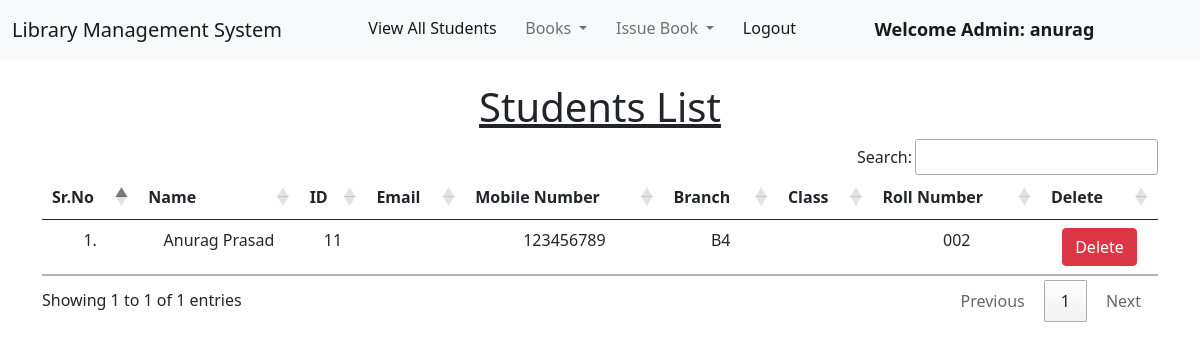
Page /view_students/ (signed in) on the committed database.
### library/models.py (models this page shows, shortened)
class Student(models.Model):
    user = models.OneToOneField(User, on_delete=models.CASCADE)
    hostel = models.CharField(max_length=10)
    branch = models.CharField(max_length=10)
    roll_no = models.CharField(max_length=3, blank=True)
    phone = models.CharField(max_length=10, blank=True)
    image = models.ImageField(upload_to="", blank=True)

### library/views.py (the view)
# urls.py: path("view_students/", views.view_students, name="view_students"),
@login_required(login_url = '/admin_login' )
def view_students(request):
    students = Student.objects.all()
    return render(request, "view_students.html", {'students':students})

### library/templates/view_students.html (shortened to what this page needs)
{% extends 'admin_navbar.html' %}
{% load static %}
{% block body %}
<div class="container mt-4">
    <h1 class="text-center"><u>Students List</u></h1>
    <table class="table table-hover" id="example">
        <thead>
            <tr class="text-center">
                <th>Sr.No</th>
                <th>Name</th>
                <th>ID</th>
                <th>Email</th>
                <th>Mobile Number</th>
                <th>Branch</th>
                <th>Class</th>
                <th>Roll Number</th>
                <th>Delete</th>
            </tr>
        </thead>
        <tbody>
            {% for student in students %}
            <tr class="text-center">
                <td>{{forloop.counter}}.</td>
                <td>{{student.user.get_full_name}}</td>
                <td>{{student.user.id}}</td>
                <td>{{student.user.email}}</td>
                <td>{{student.phone}}</td>
                <td>{{student.branch}}</td>
                <td>{{student.classroom}}</td>
                <td>{{student.roll_no}}</td>
                <td><a href="/delete_student/{{student.id}}/" class="btn btn-danger" onclick="return confirm('Are you sure you want to delete this student?')">Delete</a></td>
            </tr>
            {% endfor %}
        </tbody>
    </table>
    </div>
{% endblock %}

### library/templates/admin_navbar.html (shortened to what this page needs)
<!doctype html>
<html lang="en">
  <head>
    <link href="https://cdn.jsdelivr.net/npm/bootstrap@5.1.0/dist/css/bootstrap.min.css" rel="stylesheet">
    <link rel="stylesheet" href="https://cdn.datatables.net/1.10.25/css/jquery.dataTables.min.css">
    <link rel="stylesheet" href="https://cdn.datatables.net/buttons/1.7.1/css/buttons.dataTables.min.css">
  </head>
  <body>
    <nav class="navbar navbar-expand-lg navbar-light bg-light">
        <div class="container-fluid">
          <a class="navbar-brand" href="#"> Library Management System</a>
          <div class="collapse navbar-collapse" id="navbarSupportedContent">
            <ul class="navbar-nav me-auto mb-2 mb-lg-0">
              <li class="nav-item">
                <a class="nav-link active" aria-current="page" href="/view_students/">View All Students</a>
              </li>
              <li class="nav-item dropdown">
                <a class="nav-link dropdown-toggle" href="#" id="navbarDropdown" role="button" data-bs-toggle="dropdown" aria-expanded="false">
                  Books
                </a>
              </li>
              <li class="nav-item dropdown">
                <a class="nav-link dropdown-toggle" href="#" id="navbarDropdown" role="button" data-bs-toggle="dropdown" aria-expanded="false">
                  Issue Book
                </a>
              </li>
              <li class="nav-item">
                <a class="nav-link active" aria-current="page" href="/logout/">Logout</a>
              </li>
              <li class="nav-item">
                <a style="font-weight:600; font-family:'Segoe UI', Tahoma, Geneva, Verdana, sans-serif; font-size: large;" class="nav-link active" href="#">Welcome Admin: {{request.user}}</a>
              </li>
            </ul>
          </div>
        </div>
      </nav>
      {% block body %}
      {% endblock %}
  </body>
</html>

### rows in the picture
Student: user.get_full_name "Anurag Prasad", user.id "11", phone "123456789", branch "B4", roll_no "002"

### other values in the picture
{{ request.user }} "anurag"
